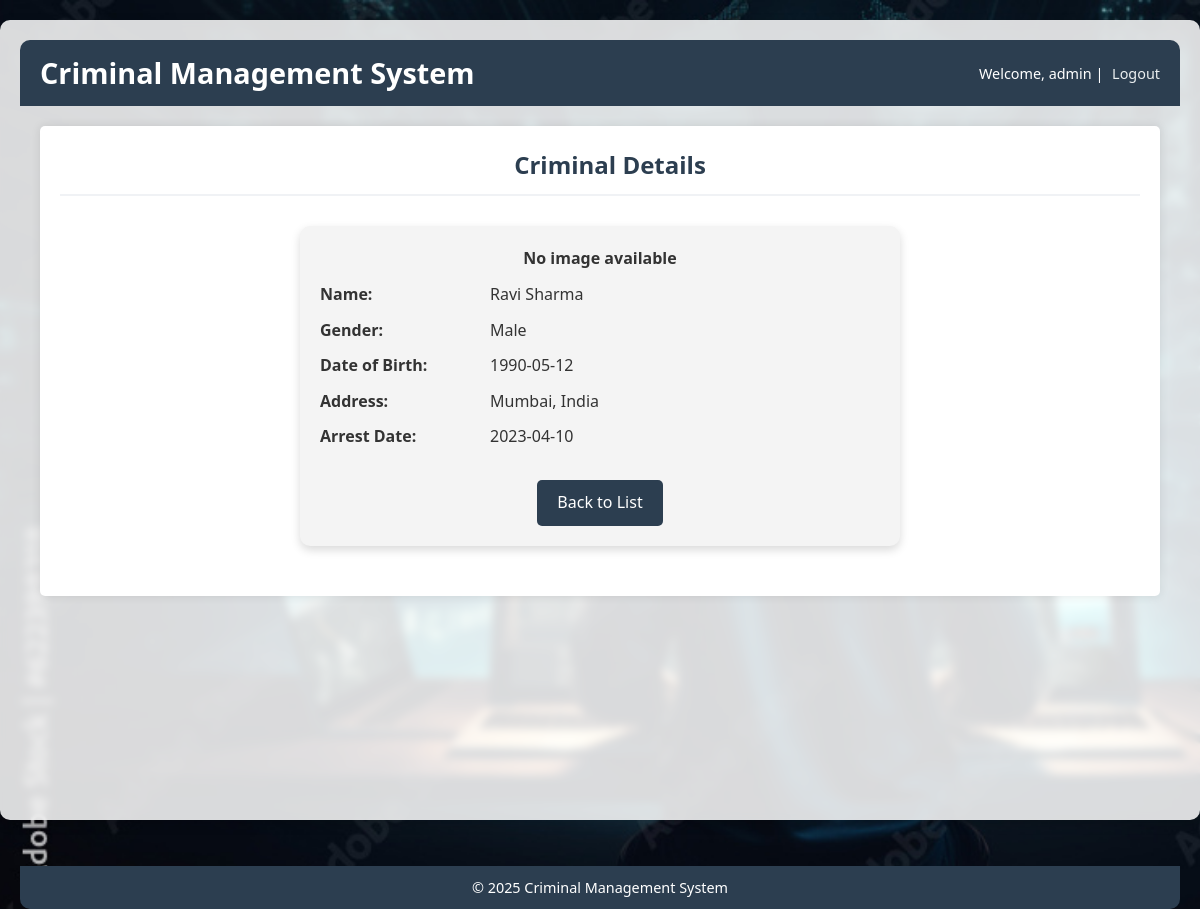
/view_criminal_details.php?id=1 (signed in), run on the app's committed database.
### tables this page shows
CREATE TABLE criminals (
    id INT AUTO_INCREMENT PRIMARY KEY,
    first_name VARCHAR(50),
    last_name VARCHAR(50),
    gender ENUM('Male', 'Female', 'Other'),
    date_of_birth DATE,
    address TEXT,
    arrest_date DATE
);

### view_criminal_details.php (the view, shortened to what this page needs)
<?php
include 'database.php';
if (isset($_GET['id']) && is_numeric($_GET['id'])) {
    $criminal_id = $_GET['id'];
    $query = "SELECT * FROM criminals WHERE id = $criminal_id";
    $result = mysqli_query($conn, $query);
    if ($result) {
        $criminal = mysqli_fetch_assoc($result);
    } else {
        $error_message = "Criminal not found.";
    }
} else {
    $error_message = "Invalid criminal ID.";
}
?>
<!DOCTYPE html>
<html>
<head>
    <link rel="stylesheet" href="style.css">
</head>
<body style="background-image: url('bg-image3.jpg'); background-size: cover; background-repeat: no-repeat; background-attachment: fixed;">
    <div class="dashboard-container">
        <header>
            <h1>Criminal Management System</h1>
            <div class="user-info">
                Welcome, <?php echo $_SESSION['username']; ?> |
                <a href="index.php?logout=true" style="color: #ecf0f1;">Logout</a>
            </div>
        </header>
        <main>
            <h2 style="text-align: center;">Criminal Details</h2>
            <?php if (isset($criminal)): ?>
                <div class="criminal-details">
                    <?php if (!empty($criminal['image_path'])): ?>
                        <img src="assets/<?php echo $criminal['image_path']; ?>" alt="Criminal Image">
                    <?php else: ?>
                        <p style="grid-column: 1 / -1; text-align: center;"><strong>No image available</strong></p>
                    <?php endif; ?>
                    <p><strong>Name:</strong></p>
                    <p><?php echo $criminal['first_name'] . " " . $criminal['last_name']; ?></p>
                    <p><strong>Gender:</strong></p>
                    <p><?php echo $criminal['gender']; ?></p>
                    <p><strong>Date of Birth:</strong></p>
                    <p><?php echo $criminal['date_of_birth']; ?></p>
                    <p><strong>Address:</strong></p>
                    <p><?php echo $criminal['address']; ?></p>
                    <p><strong>Arrest Date:</strong></p>
                    <p><?php echo $criminal['arrest_date']; ?></p>
                    <a href="view_criminals.php" class="btn">Back to List</a>
                </div>
            <?php endif; ?>
        </main>
        <footer>
            <p>&copy; 2025 Criminal Management System</p>
        </footer>
    </div>
</body>
</html>

### style.css (style rules this page uses)
* { margin: 0; padding: 0; box-sizing: border-box; font-family: 'Segoe UI', Tahoma, Geneva, Verdana, sans-serif; }
body { background-color: #f0f2f5; color: #333; line-height: 1.6; }
a { text-decoration: none; color: #2e6da4; }
.dashboard-container { display: grid; grid-template-rows: auto auto 1fr auto; min-height: 100vh; }
header { background-color: #2c3e50; color: white; padding: 15px 20px; display: flex; justify-content: space-between; align-items: center; }
header h1 { font-size: 1.8rem; }
.user-info { font-size: 0.9rem; }
.user-info a { color: #e67e22; margin-left: 5px; }
main { padding: 20px; background-color: #fff; border-radius: 5px; box-shadow: 0 0 10px rgba(0, 0, 0, 0.1); margin: 20px; }
main h2 { color: #2c3e50; margin-bottom: 20px; border-bottom: 2px solid #f0f2f5; padding-bottom: 10px; padding-left:20px; }
footer { background-color: #2c3e50; color: white; text-align: center; padding: 15px; font-size: 0.9rem; }
.btn { display: inline-block; padding: 10px 20px; background-color: #3498db; color: white; border: none; border-radius: 4px; cursor: pointer; font-size: 1rem; transition: background-color 0.3s; }

### view_criminal_details.php (style rules this page uses)
.dashboard-container { background-color: rgba(255, 255, 255, 0.85); backdrop-filter: blur(4px); padding: 20px; border-radius: 10px; margin: 20px auto; max-width: 1200px; max-height:800px; box-shadow: 0 4px 12px rgba(0, 0, 0, 0.2); }
header { display: flex; justify-content: space-between; align-items: center; background-color: #2c3e50; color: white; padding: 10px 20px; border-radius: 10px 10px 0 0; }
footer { text-align: center; color: white; background-color: #2c3e50; padding: 10px; border-radius: 0 0 10px 10px; margin-top: 250px; }
.criminal-details { display: grid; grid-template-columns: 150px 1fr; gap: 10px 20px; max-width: 600px; margin: 30px auto; padding: 20px; background-color: #f4f4f4; border-radius: 10px; box-shadow: 0 4px 10px rgba(0, 0, 0, 0.15); }
.criminal-details p { margin: 0; }
.criminal-details a.btn { grid-column: 1 / -1; justify-self: center; margin-top: 20px; padding: 10px 20px; background-color: #2c3e50; color: white; text-decoration: none; border-radius: 5px; }

### data on the page
criminals: first_name "Ravi", last_name "Sharma", gender "Male", date_of_birth "1990-05-12", address "Mumbai, India", arrest_date "2023-04-10"

### other printed values
$_SESSION['username'] "admin"
